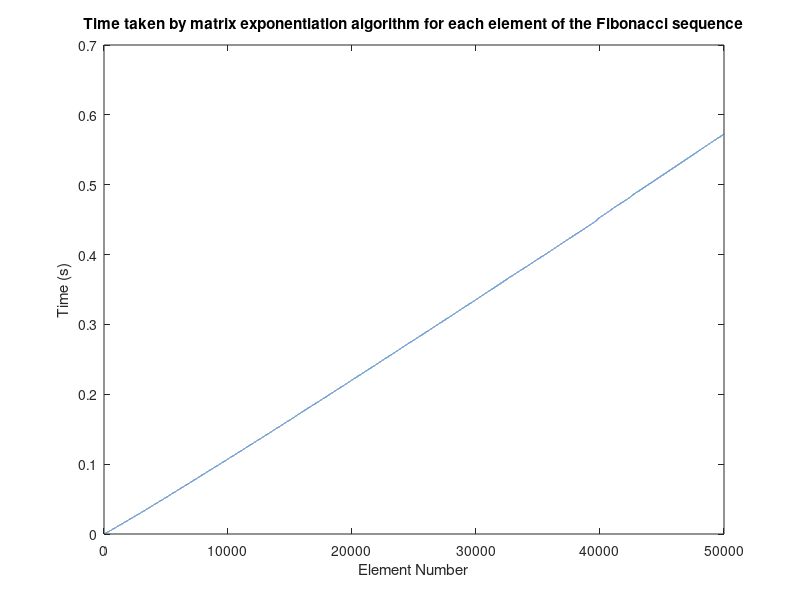

MATLAB code to generate this figure:
% Fibonacci sequence generation using matrix exponentiation
clc
clear
close
% Initialize variables
n = 50000; % Number of elements in the sequence
fib = zeros(n,1); % Preallocate memory for the sequence
time_taken = zeros(n,1); % Preallocate memory for timing results

% Matrix exponentiation algorithm to calculate the nth Fibonacci number
tic;
fib(1) = 1;
for i = 2:n
    A = [0, 1; 1, 1]; % The matrix used in matrix exponentiation
    fib_matrix = A^(i-1); % Raise the matrix to the power of i-1
    fib(i) = fib_matrix(1,2); % The nth Fibonacci number is in the second column of the first row
    time_taken(i) = toc;
end

% Plot the results
plot(1:n, time_taken)
xlabel('Element Number')
ylabel('Time (s)')
title('Time taken by matrix exponentiation algorithm for each element of the Fibonacci sequence')

